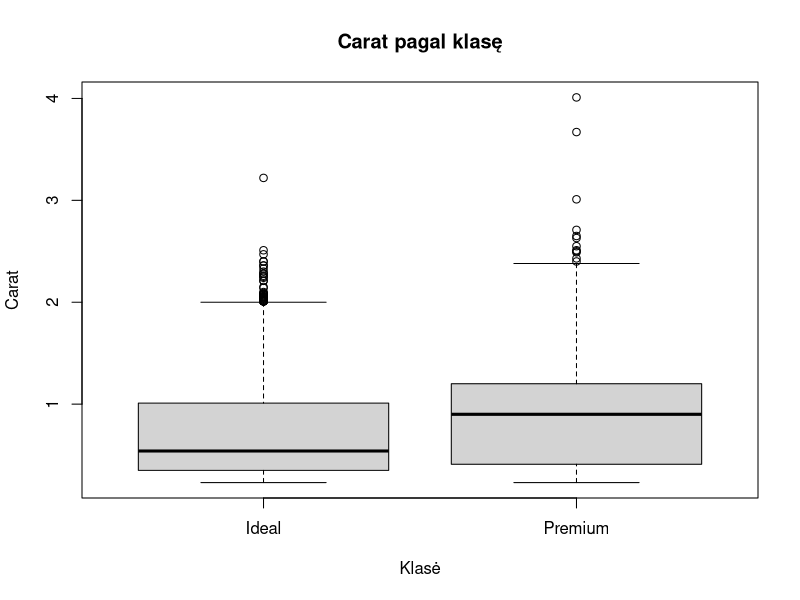
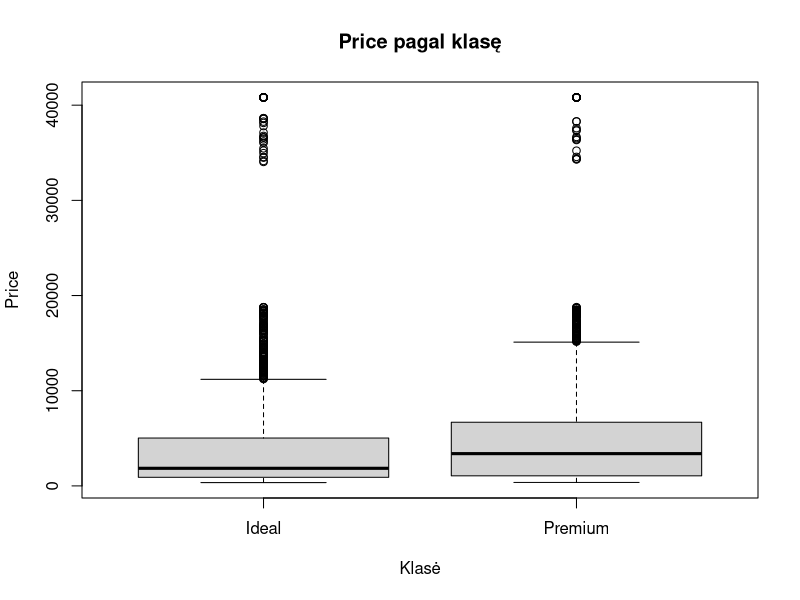
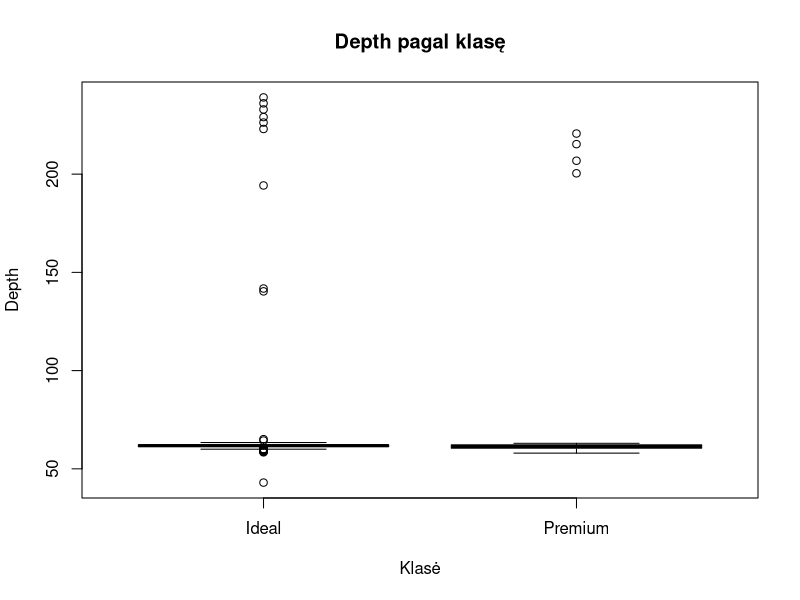
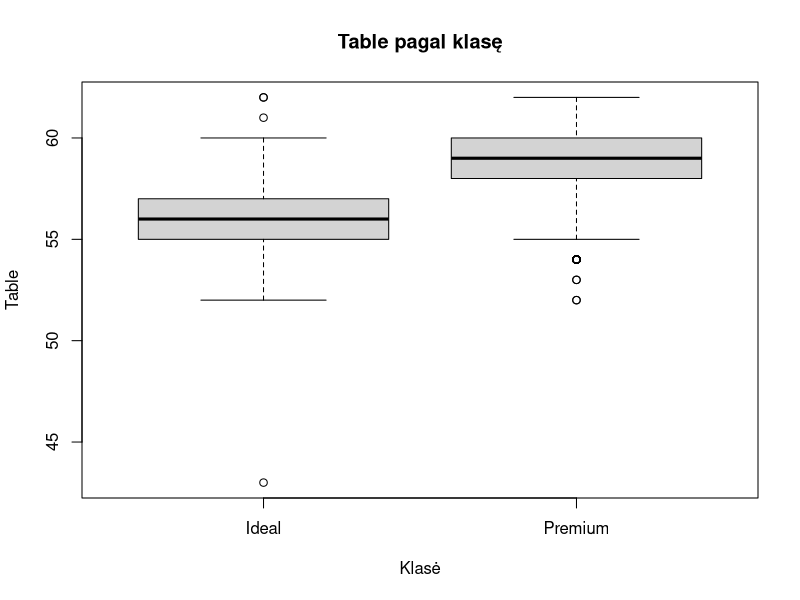
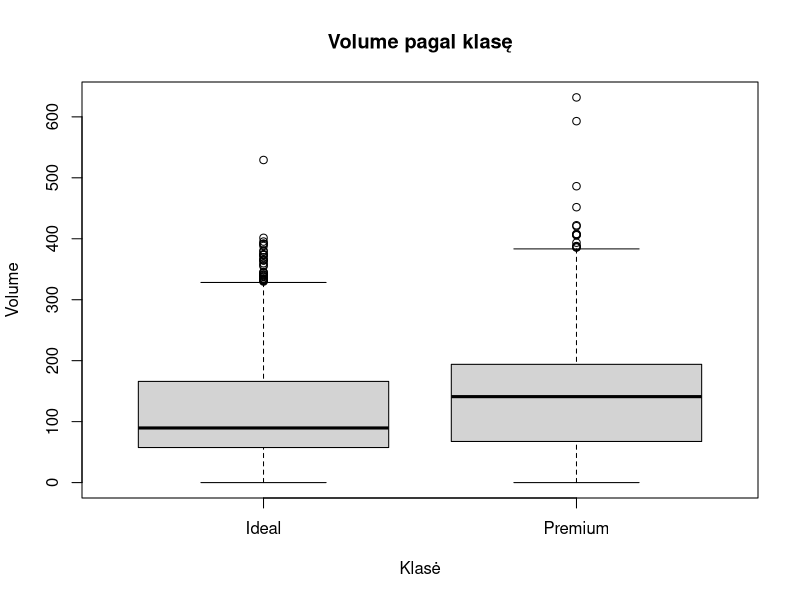
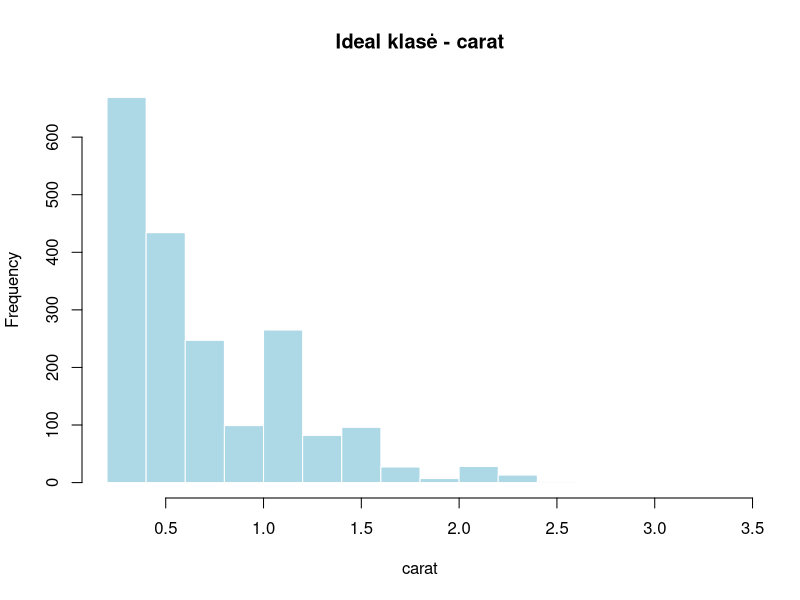
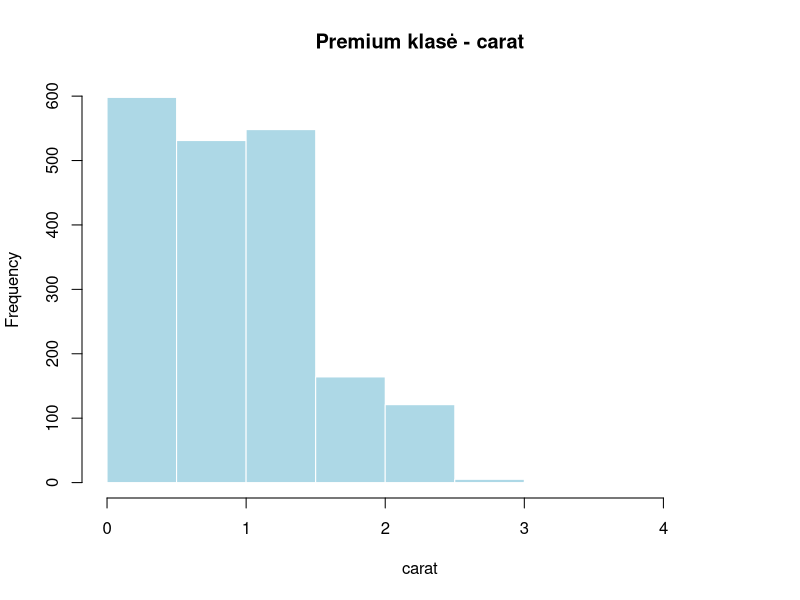
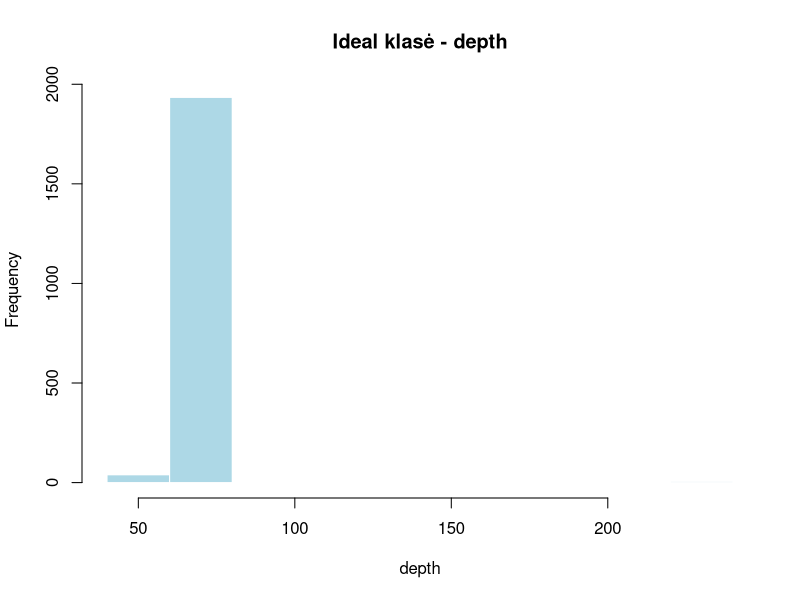

Generate these figures, in order, with R:
# =========================================================
# A02 DEIMANTŲ DUOMENŲ RINKINIO ANALIZĖ
# Pirminė analizė, duomenų kokybės tikrinimas ir sutvarkymas
# =========================================================

# Paketai --------------------------------------------------

# Paketą reikia įsidiegti tik vieną kartą, todėl šios eilutės
# pagrindiniame vykdymo faile nereikia:
# install.packages("ggplot2")
# install.packages("dplyr")

library(ggplot2)
library(dplyr)


# =========================================================
# 1. DUOMENŲ NUSKAITYMAS IR STRUKTŪROS PATIKRA
# =========================================================

deimantai <- read.csv(
  "A02.csv",
  na.strings = c("")
)

head(deimantai, 3)
str(deimantai)
dim(deimantai)

# Išsaugome visiškai pradinę nuskaitytų duomenų kopiją
deimantai_original <- deimantai


# =========================================================
# 2. DUOMENŲ TIPŲ IR FORMATO TVARKYMAS
# =========================================================

# ---------------------------------------------------------
# price
# ---------------------------------------------------------

# Jei norime pasižiūrėti, kokie neskaitiniai simboliai yra price:
# table(gsub("[0-9.]", "", deimantai$price), useNA = "ifany")

# Pašaliname valiutos simbolius ir kitus neskaitinius ženklus
deimantai$price <- gsub(
  "[^0-9.]",
  "",
  deimantai$price
)

# Paverčiame į skaitinį tipą
deimantai$price <- as.numeric(
  as.character(deimantai$price)
)


# ---------------------------------------------------------
# depth
# ---------------------------------------------------------

# Jei norime patikrinti, kurios depth reikšmės nėra skaitinės:
# isrinkti <- is.na(suppressWarnings(as.numeric(deimantai$depth))) &
#   !is.na(deimantai$depth)
# deimantai$depth[isrinkti]

# Tekstines netinkamas reikšmes paverčiame į NA
deimantai$depth <- suppressWarnings(
  as.numeric(deimantai$depth)
)


# ---------------------------------------------------------
# class
# ---------------------------------------------------------

# Klasė yra kategorinis požymis
deimantai$class <- as.factor(deimantai$class)

str(deimantai$class)


# =========================================================
# 3. PIRMINĖ APRAŠOMOJI STATISTIKA
# =========================================================

# Ši statistika skaičiuojama jau sutvarkius duomenų tipus,
# bet dar prieš taisant nelogiškas reikšmes.

numeric_cols_pries <- names(deimantai)[
  sapply(deimantai, is.numeric)
]

aprasomoji_funkcija <- function(x) {
  
  x_valid <- x[!is.na(x)]
  
  c(
    n = length(x_valid),
    NA_kiekis = sum(is.na(x)),
    vidurkis = mean(x_valid),
    mediana = median(x_valid),
    standartinis_nuokrypis = sd(x_valid),
    minimumas = min(x_valid),
    Q1 = unname(quantile(x_valid, 0.25)),
    Q3 = unname(quantile(x_valid, 0.75)),
    maksimumas = max(x_valid)
  )
}

aprasomoji_pries <- t(
  sapply(
    deimantai[numeric_cols_pries],
    aprasomoji_funkcija
  )
)

aprasomoji_pries <- as.data.frame(aprasomoji_pries)

aprasomoji_pries$pozymis <- rownames(aprasomoji_pries)

aprasomoji_pries <- aprasomoji_pries[
  ,
  c(
    "pozymis",
    "n",
    "NA_kiekis",
    "vidurkis",
    "mediana",
    "standartinis_nuokrypis",
    "minimumas",
    "Q1",
    "Q3",
    "maksimumas"
  )
]

aprasomoji_pries[, -1] <- round(
  aprasomoji_pries[, -1],
  3
)

aprasomoji_pries

# Paprasta R suvestinė papildomai
summary(deimantai)


# =========================================================
# 4. DUOMENŲ KOKYBĖS TIKRINIMAS
# =========================================================

# ---------------------------------------------------------
# 4.1. Trūkstamos reikšmės
# ---------------------------------------------------------

# Trūkstamų reikšmių skaičius kiekviename stulpelyje
na_kiekiai_pries <- colSums(is.na(deimantai))
na_kiekiai_pries

# Trūkstamų reikšmių procentas kiekviename stulpelyje
na_procentai_pries <- round(
  colMeans(is.na(deimantai)) * 100,
  2
)
na_procentai_pries

# Kiek eilučių turi bent vieną trūkstamą reikšmę
eiluciu_su_na_pries <- sum(
  !complete.cases(deimantai)
)
eiluciu_su_na_pries

# Kiek procentų eilučių turi bent vieną trūkstamą reikšmę
eiluciu_su_na_proc_pries <- round(
  mean(!complete.cases(deimantai)) * 100,
  2
)
eiluciu_su_na_proc_pries


# ---------------------------------------------------------
# Trūkstamų reikšmių pasiskirstymas pagal klasę
# ---------------------------------------------------------

# Automatiškai randame stulpelius, kuriuose yra bent vienas NA
cols_with_na_pries <- names(
  na_kiekiai_pries[na_kiekiai_pries > 0]
)

# class netraukiame į skaitomą NA palyginimą, jei joje NA nėra
cols_with_na_pries <- setdiff(
  cols_with_na_pries,
  "class"
)

na_by_class_pries <- sapply(
  cols_with_na_pries,
  function(col) {
    tapply(
      is.na(deimantai[[col]]),
      deimantai$class,
      mean
    ) * 100
  }
)

na_by_class_pries <- round(
  t(na_by_class_pries),
  2
)

na_by_class_pries


# ---------------------------------------------------------
# 4.2. Dublikatai
# ---------------------------------------------------------

sum(duplicated(deimantai))

# Jei būtų dublikatų, ši eilutė juos parodytų
deimantai[duplicated(deimantai), ]


# ---------------------------------------------------------
# 4.3. Klasių balansas
# ---------------------------------------------------------

table(deimantai$class)

round(
  prop.table(table(deimantai$class)) * 100,
  2
)


# ---------------------------------------------------------
# 4.4. Nelogiškos reikšmės
# ---------------------------------------------------------

# carat negali būti <= 0
sum(deimantai$carat <= 0, na.rm = TRUE)

# price negali būti <= 0
sum(deimantai$price <= 0, na.rm = TRUE)

# x, y, z matmenys turi būti teigiami
sum(deimantai$x <= 0, na.rm = TRUE)
sum(deimantai$y <= 0, na.rm = TRUE)
sum(deimantai$z <= 0, na.rm = TRUE)

# depth ir table turi būti teigiami
sum(deimantai$depth <= 0, na.rm = TRUE)
sum(deimantai$table <= 0, na.rm = TRUE)


# =========================================================
# 5. PROBLEMINIŲ OBJEKTŲ PERŽIŪRA
# =========================================================

# Probleminės carat reikšmės
problemines_carat <- deimantai[
  deimantai$carat <= 0 &
    !is.na(deimantai$carat),
]

problemines_carat


# Probleminės y reikšmės
problemines_y <- deimantai[
  deimantai$y <= 0 &
    !is.na(deimantai$y),
]

problemines_y


# Probleminės z reikšmės
problemines_z <- deimantai[
  deimantai$z <= 0 &
    !is.na(deimantai$z),
]

problemines_z


# Visos unikalios eilutės, kuriose bent viena
# carat, y arba z reikšmė yra nelogiška.
# Naudojame which(), kad NA loginėje sąlygoje nesukurtų NA eilučių.

problemines <- deimantai[
  which(
    deimantai$carat <= 0 |
      deimantai$y <= 0 |
      deimantai$z <= 0
  ),
]

problemines
nrow(problemines)

# Probleminių objektų procentas
round(
  nrow(problemines) / nrow(deimantai) * 100,
  2
)


# =========================================================
# 6. PROBLEMINIŲ REIKŠMIŲ VALIDAVIMAS PAGAL
#    ORIGINALIĄ ggplot2::diamonds BAZĘ
# =========================================================

# Originalioje diamonds bazėje pjūvio kokybės požymis
# vadinasi cut, o A02 faile - class.

originalas <- ggplot2::diamonds %>%
  mutate(
    class = as.character(cut)
  ) %>%
  filter(
    class %in% c("Ideal", "Premium")
  )


# A02 eilutėms pridedame identifikatorių,
# kad būtų aišku, kuri eilutė buvo tikrinama.

deimantai_su_id <- deimantai %>%
  mutate(
    a02_id = row_number()
  )


# ---------------------------------------------------------
# 6.1. carat validavimas
# ---------------------------------------------------------

blogas_carat <- deimantai_su_id %>%
  filter(
    !is.na(carat) &
      carat <= 0
  )

# Kadangi carat yra sugadintas, jo nenaudojame paieškai.
carat_match <- blogas_carat %>%
  select(
    a02_id,
    depth,
    table,
    price,
    x,
    y,
    z,
    class,
    carat_A02 = carat
  ) %>%
  left_join(
    originalas %>%
      select(
        depth,
        table,
        price,
        x,
        y,
        z,
        class,
        carat_original = carat
      ),
    by = c(
      "depth",
      "table",
      "price",
      "x",
      "y",
      "z",
      "class"
    )
  )

carat_match

# Patikriname, kiek atitikmenų gauta kiekvienai A02 eilutei
carat_match %>%
  count(a02_id) %>%
  arrange(desc(n))


# ---------------------------------------------------------
# 6.2. y validavimas
# ---------------------------------------------------------

blogas_y <- deimantai_su_id %>%
  filter(
    !is.na(y) &
      y <= 0
  )

# Kadangi y yra sugadintas, jo nenaudojame paieškai.
y_match <- blogas_y %>%
  select(
    a02_id,
    carat,
    depth,
    table,
    price,
    x,
    z,
    class,
    y_A02 = y
  ) %>%
  left_join(
    originalas %>%
      select(
        carat,
        depth,
        table,
        price,
        x,
        z,
        class,
        y_original = y
      ),
    by = c(
      "carat",
      "depth",
      "table",
      "price",
      "x",
      "z",
      "class"
    )
  )

y_match

y_match %>%
  count(a02_id) %>%
  arrange(desc(n))


# ---------------------------------------------------------
# 6.3. z validavimas
# ---------------------------------------------------------

blogas_z <- deimantai_su_id %>%
  filter(
    !is.na(z) &
      z <= 0
  )

# Kadangi z yra tikrinamas, jo nenaudojame paieškai.
z_match <- blogas_z %>%
  select(
    a02_id,
    carat,
    depth,
    table,
    price,
    x,
    y,
    class,
    z_A02 = z
  ) %>%
  left_join(
    originalas %>%
      select(
        carat,
        depth,
        table,
        price,
        x,
        y,
        class,
        z_original = z
      ),
    by = c(
      "carat",
      "depth",
      "table",
      "price",
      "x",
      "y",
      "class"
    )
  )

z_match

z_match %>%
  count(a02_id) %>%
  arrange(desc(n))


# ---------------------------------------------------------
# 6.4. Suvestinė
# ---------------------------------------------------------

cat(
  "Probleminių carat reikšmių:",
  nrow(blogas_carat),
  "\n"
)

cat(
  "Probleminių y reikšmių:",
  nrow(blogas_y),
  "\n"
)

cat(
  "Probleminių z reikšmių:",
  nrow(blogas_z),
  "\n"
)


# =========================================================
# 7. PATIKIMAI NUSTATYTŲ REIKŠMIŲ ATKŪRIMAS
# =========================================================

# Išsaugome kopiją prieš atkūrimą
deimantai_pries_atkurima <- deimantai


# ---------------------------------------------------------
# 7.1. Atkuriame carat
# ---------------------------------------------------------

for (i in seq_len(nrow(carat_match))) {
  
  deimantai$carat[
    carat_match$a02_id[i]
  ] <- carat_match$carat_original[i]
}


# ---------------------------------------------------------
# 7.2. Atkuriame y
# ---------------------------------------------------------

# Viena A02 eilutė originale gali turėti kelis identiškus
# atitikmenis, todėl paliekame po vieną rezultatą kiekvienam a02_id.

y_match_unique <- y_match %>%
  distinct(
    a02_id,
    .keep_all = TRUE
  )

for (i in seq_len(nrow(y_match_unique))) {
  
  deimantai$y[
    y_match_unique$a02_id[i]
  ] <- y_match_unique$y_original[i]
}


# =========================================================
# 8. PATIKRINAME, AR BAZINĖS REIKŠMĖS SUTVARKYTOS
# =========================================================

sum(deimantai$carat <= 0, na.rm = TRUE)
sum(deimantai$y <= 0, na.rm = TRUE)
sum(deimantai$z <= 0, na.rm = TRUE)

# Pagal originalią bazę z = 0 atvejai nėra A02 sugadinimas,
# todėl jų reikšmių nekeičiam.


# =========================================================
# 9. PERSKAIČIUOJAME IŠVESTINIUS POŽYMIUS
# =========================================================

# Tūris
deimantai$volume_xyz <-
  deimantai$x *
  deimantai$y *
  deimantai$z

# Ploto požymiai
deimantai$area_xy <-
  deimantai$x *
  deimantai$y

deimantai$area_xz <-
  deimantai$x *
  deimantai$z

deimantai$area_yz <-
  deimantai$y *
  deimantai$z

# Kaina vienam karatui
deimantai$price_per_carat <-
  deimantai$price /
  deimantai$carat

# Ilgio ir pločio santykis
deimantai$length_width_ratio <-
  deimantai$x /
  deimantai$y

# Gylio santykis
deimantai$depth_ratio <-
  deimantai$z /
  ((deimantai$x + deimantai$y) / 2)

# table ir depth santykis
deimantai$table_depth_ratio <-
  deimantai$table /
  deimantai$depth

# Karatų kiekis tūrio vienetui
deimantai$carat_per_volume <-
  deimantai$carat /
  deimantai$volume_xyz

# Kaina tūrio vienetui
deimantai$price_per_volume <-
  deimantai$price /
  deimantai$volume_xyz

# Vidutinis matmuo
deimantai$mean_dimension <-
  (
    deimantai$x +
      deimantai$y +
      deimantai$z
  ) / 3

# Matmenų variacijos koeficientas
# Naudojame populiacijos standartinį nuokrypį,
# kad formulė atitiktų A02 išvestinio požymio skaičiavimą.

deimantai$dimension_cv <- apply(
  deimantai[, c("x", "y", "z")],
  1,
  function(v) {
    
    m <- mean(v)
    
    sd_pop <- sqrt(
      mean((v - m)^2)
    )
    
    sd_pop / m
  }
)


# =========================================================
# 10. Inf REIKŠMIŲ TVARKYMAS
# =========================================================

# Kai z = 0, volume_xyz = 0.
# Dėl dalybos iš nulio carat_per_volume ir price_per_volume
# gali tapti Inf. Tokias reikšmes keičiame į NA.

deimantai$carat_per_volume[
  is.infinite(deimantai$carat_per_volume)
] <- NA

deimantai$price_per_volume[
  is.infinite(deimantai$price_per_volume)
] <- NA

# Patikriname, ar Inf nebeliko
sum(
  is.infinite(
    as.matrix(
      deimantai[
        sapply(deimantai, is.numeric)
      ]
    )
  )
)


# =========================================================
# 11. DUOMENŲ KOKYBĖS PATIKRA PO SUTVARKYMO
# =========================================================

summary(deimantai)

# NA kiekis po perskaičiavimo
na_kiekiai_po <- colSums(
  is.na(deimantai)
)

na_kiekiai_po

# NA procentai po perskaičiavimo
na_procentai_po <- round(
  colMeans(is.na(deimantai)) * 100,
  2
)

na_procentai_po

# Kiek eilučių dabar turi bent vieną NA
sum(
  !complete.cases(deimantai)
)

round(
  mean(!complete.cases(deimantai)) * 100,
  2
)


# =========================================================
# 12. APRAŠOMOJI STATISTIKA PO DUOMENŲ SUTVARKYMO
# =========================================================

numeric_cols_po <- names(deimantai)[
  sapply(deimantai, is.numeric)
]

aprasomoji_po <- t(
  sapply(
    deimantai[numeric_cols_po],
    aprasomoji_funkcija
  )
)

aprasomoji_po <- as.data.frame(
  aprasomoji_po
)

aprasomoji_po$pozymis <-
  rownames(aprasomoji_po)

aprasomoji_po <- aprasomoji_po[
  ,
  c(
    "pozymis",
    "n",
    "NA_kiekis",
    "vidurkis",
    "mediana",
    "standartinis_nuokrypis",
    "minimumas",
    "Q1",
    "Q3",
    "maksimumas"
  )
]

aprasomoji_po[, -1] <- round(
  aprasomoji_po[, -1],
  3
)

aprasomoji_po


# =========================================================
# 13. APRAŠOMOJI STATISTIKA PAGAL KLASĘ
# =========================================================

aprasomoji_klasei <- function(data) {
  
  numeric_cols <- names(data)[
    sapply(data, is.numeric)
  ]
  
  rezultatas <- t(
    sapply(
      data[numeric_cols],
      aprasomoji_funkcija
    )
  )
  
  rezultatas <- as.data.frame(
    rezultatas
  )
  
  rezultatas$pozymis <-
    rownames(rezultatas)
  
  rezultatas <- rezultatas[
    ,
    c(
      "pozymis",
      "n",
      "NA_kiekis",
      "vidurkis",
      "mediana",
      "standartinis_nuokrypis",
      "minimumas",
      "Q1",
      "Q3",
      "maksimumas"
    )
  ]
  
  rezultatas[, -1] <- round(
    rezultatas[, -1],
    3
  )
  
  rezultatas
}


# ---------------------------------------------------------
# 13.1. Ideal klasė
# ---------------------------------------------------------

deimantai_ideal <- deimantai %>%
  filter(class == "Ideal")

aprasomoji_ideal <- aprasomoji_klasei(
  deimantai_ideal
)

aprasomoji_ideal


# ---------------------------------------------------------
# 13.2. Premium klasė
# ---------------------------------------------------------

deimantai_premium <- deimantai %>%
  filter(class == "Premium")

aprasomoji_premium <- aprasomoji_klasei(
  deimantai_premium
)

aprasomoji_premium


# =========================================================
# 14. IDEAL IR PREMIUM KLASIŲ PALYGINIMAS
# =========================================================

klasiu_palyginimas <- deimantai %>%
  group_by(class) %>%
  summarise(
    n = n(),
    
    carat_vidurkis = mean(carat, na.rm = TRUE),
    carat_mediana = median(carat, na.rm = TRUE),
    
    depth_vidurkis = mean(depth, na.rm = TRUE),
    depth_mediana = median(depth, na.rm = TRUE),
    
    table_vidurkis = mean(table, na.rm = TRUE),
    table_mediana = median(table, na.rm = TRUE),
    
    price_vidurkis = mean(price, na.rm = TRUE),
    price_mediana = median(price, na.rm = TRUE),
    
    volume_vidurkis = mean(volume_xyz, na.rm = TRUE),
    volume_mediana = median(volume_xyz, na.rm = TRUE),
    
    price_per_carat_vidurkis =
      mean(price_per_carat, na.rm = TRUE),
    
    price_per_carat_mediana =
      median(price_per_carat, na.rm = TRUE),
    
    .groups = "drop"
  )

klasiu_palyginimas


# =========================================================
# 15. KLASIŲ PALYGINIMAS BOXPLOT DIAGRAMOMIS
# =========================================================

boxplot(
  carat ~ class,
  data = deimantai,
  main = "Carat pagal klasę",
  xlab = "Klasė",
  ylab = "Carat"
)

boxplot(
  price ~ class,
  data = deimantai,
  main = "Price pagal klasę",
  xlab = "Klasė",
  ylab = "Price"
)

boxplot(
  depth ~ class,
  data = deimantai,
  main = "Depth pagal klasę",
  xlab = "Klasė",
  ylab = "Depth"
)

boxplot(
  table ~ class,
  data = deimantai,
  main = "Table pagal klasę",
  xlab = "Klasė",
  ylab = "Table"
)

boxplot(
  volume_xyz ~ class,
  data = deimantai,
  main = "Volume pagal klasę",
  xlab = "Klasė",
  ylab = "Volume"
)


# =========================================================
# 16. HISTOGRAMOS PAGAL KLASĘ
# =========================================================

# Pagrindiniams požymiams pažiūrime atskirus
# Ideal ir Premium pasiskirstymus.

pagrindiniai_pozymiai <- c(
  "carat",
  "depth",
  "table",
  "price",
  "volume_xyz",
  "price_per_carat"
)

for (col in pagrindiniai_pozymiai) {
  
  hist(
    deimantai_ideal[[col]],
    main = paste("Ideal klasė -", col),
    xlab = col,
    col = "lightblue",
    border = "white"
  )
  
  hist(
    deimantai_premium[[col]],
    main = paste("Premium klasė -", col),
    xlab = col,
    col = "lightblue",
    border = "white"
  )
}


# =========================================================
# 17. BENDRA POŽYMIŲ PASISKIRSTYMO ANALIZĖ
# =========================================================

numeric_cols <- names(deimantai)[
  sapply(deimantai, is.numeric)
]

for (col in numeric_cols) {
  
  hist(
    deimantai[[col]],
    main = col,
    xlab = col,
    col = "lightblue",
    border = "white"
  )
}


# =========================================================
# 18. BOXPLOT DIAGRAMOS VISAI AIBEI
# =========================================================

for (col in numeric_cols) {
  
  boxplot(
    deimantai[[col]],
    main = col,
    ylab = col,
    col = "lightgreen"
  )
}


# =========================================================
# 19. IŠSKIRČIŲ ANALIZĖ PAGAL 1.5 × IQR
# =========================================================

count_outliers <- function(x) {
  
  qnt <- quantile(
    x,
    probs = c(0.25, 0.75),
    na.rm = TRUE
  )
  
  H <- 1.5 * IQR(
    x,
    na.rm = TRUE
  )
  
  apacia <- qnt[1] - H
  virsus <- qnt[2] + H
  
  sum(
    x < apacia |
      x > virsus,
    na.rm = TRUE
  )
}

outlier_counts <- sapply(
  deimantai[numeric_cols],
  count_outliers
)

valid_counts <- sapply(
  deimantai[numeric_cols],
  function(x) {
    sum(!is.na(x))
  }
)

outlier_percent <- round(
  outlier_counts /
    valid_counts *
    100,
  2
)

rezultatai_isskirtys <- data.frame(
  pozymis = names(outlier_counts),
  iskirciu_kiekis = outlier_counts,
  procentas = outlier_percent
)

rezultatai_isskirtys <-
  rezultatai_isskirtys[
    order(
      -rezultatai_isskirtys$iskirciu_kiekis
    ),
  ]

rezultatai_isskirtys


# =========================================================
# 20. TOLIMESNI ŽINGSNIAI
# =========================================================

# Toliau:
# 1. ištirti likusias labai įtartinas bazines reikšmes
#    (pvz., depth = 239.06);
# 2. pasirinkti trūkstamų reikšmių apdorojimo metodą;
# 3. nuspręsti, kaip elgtis su statistinėmis išskirtimis;
# 4. atlikti normavimo / standartizavimo palyginimą;
# 5. atlikti koreliacijų analizę;
# 6. tirti carat ir price ryšį;
# 7. tirti volume_xyz ir price ryšį;
# 8. tirti carat ir volume_xyz ryšį;
# 9. įvertinti duomenų tinkamumą tolimesnei analizei.
